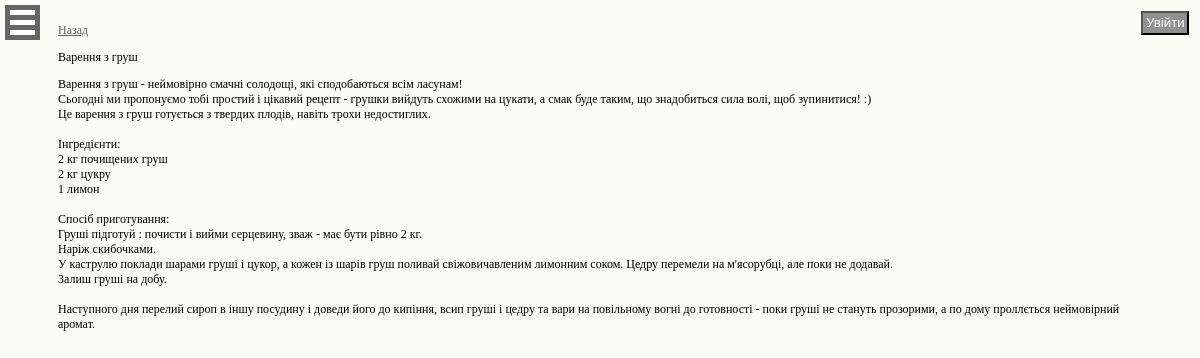
The app's page /courses.php?lesson_id=3 with its own data.
### tables this page shows
CREATE TABLE IF NOT EXISTS `lessons` (
  `id` int(6) NOT NULL,
  `author_id` int(4) NOT NULL,
  `mcourse_id` int(4) NOT NULL,
  `title` varchar(35) NOT NULL,
  `content` text NOT NULL,
  `cdate` datetime NOT NULL
);

### courses.php (called while the page is built, shortened)
<?php
include_once("system/site_data.php");
if(isset($_GET["lesson_id"])) {
    $lesson_id = intval($_GET["lesson_id"]);
}
switch($action) {
    default:
        if(isset($lesson_id)) {
            $lesson_data = mysql_query("SELECT id,author_id,mcourse_id,title,content,cdate FROM lessons WHERE id='$lesson_id'");
            $lesson_data_array = mysql_fetch_array($lesson_data);
        }
    break;
}
include_once("template/main.php");
?>

### system/site_data.php (called while the page is built, shortened)
<?php
$site_address = "http://your-course";
?>

### template/sep_lesson.php (the view, shortened to what this page needs)
<?php
if(!$lesson_data_array) {
    echo("За цим посиланням не знайдено уроку.");
}
else {
    printf("
        <a href='%s/courses.php?course_id=%s'>Назад</a>
        <p>%s</p>
        %s", $site_address, $lesson_data_array["mcourse_id"], $lesson_data_array["title"], $lesson_data_array["content"]);
}
?>

### template/css/main-style.css (style rules this page uses)
body { font-family: Verdana; font-size: 12px; background: #FBFCF6; }
a { color: #646464; }

### records on screen
lessons: title "Варення з груш", content "Варення з груш - неймовірно смачні солодощі, які сподобаються всім ласунам! Сьогодні ми пропонуємо тобі простий і цікавий рецепт - грушки вийдуть схожими на цукати, а смак буде таким, що знадобиться сила волі, щоб зупинитися! :) Це варення з груш готується з твердих плодів, навіть трохи недостиглих. Інгредієнти: 2 кг почищених груш 2 кг цукру 1 лимон Спосіб приготування: Груші підготуй : почисти і вийми серцевину, зваж - має бути рівно 2 кг. Наріж скибочками. У каструлю поклади шарами груші і цукор, а кожен із шарів груш поливай свіжовичавленим лимонним соком. Цедру перемели на м'ясорубці, але поки не додавай. Залиш груші на добу. Наступного дня перелий сироп в іншу посудину і доведи його…"
